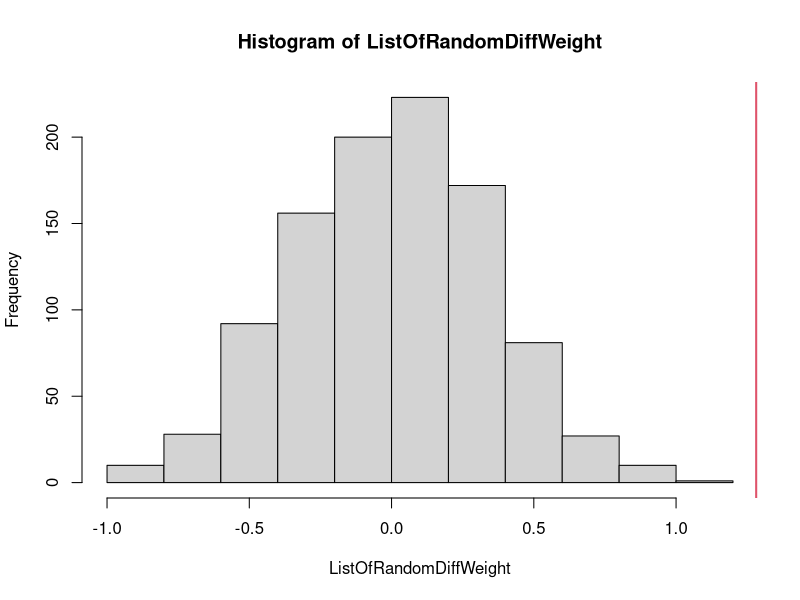

Source code (R):
#In this class we will use a bootstrapping technique to 
# detemine if there is a significant difference in weight / beak length 
# between birds that survived the drought and those that didn't. 

#Step 1 is to to read the finch data from HHMI data explorer
setwd("/Users/pleunipennings/Documents/GitHub/Biometry_2024")
Finches <- read.csv("finches_in_galapagos-v2-noid.csv")

#Step 2
#We calculate the difference between the average weight of birds that survived
# and the birds that didn't survive the drought. 
# Save this number in a variable called RealWeightDifference

AveWeightSurvivors = mean(Finches$Body.mass..g.[Finches$Drought.survival=="survivor"])
AveWeightNonSurvivors = mean(Finches$Body.mass..g.[Finches$Drought.survival=="nonsurvivor"])
RealWeightDifference = AveWeightSurvivors - AveWeightNonSurvivors

#After this step you can fill in the blank here: 
#"Birds that survived the drought were on average XXX grams heavier than birds
# that didn't survive the drought"

#Step 3
#Next, we want to use bootstrapping to determine if this difference is significant. 
#To do that, we have to *imagine* a world where weight doesn't matter. 
#In that world, heavy and light birds are equally likely to survive. 
#What would that data look like if they came from that imagined world? 
#By the way, that imagined world is our null-hypothesis. 
#To create that world, we are going to create a new column called "randomized survival"
#In that column, we are going to use the labels from the survival colum, but 
# shuffled. We use the sample() function for that. 

Finches$RandomSurvival = sample(Finches$Drought.survival) 

#Step 4
#Now we want to re-calculate the average difference in weight 
# But using the randomized survival labels. 
# Share with the class what you found. 
# Did you find that your randomized difference in weight was bigger or smaller
# than the real difference in weight? 

#After this step you can fill in the blank here: 
#"After I randomized the survival labels, 
# I found that birds that "survived" the drought were on average XXX grams heavier/lighter than birds
# that "didn't survive" the drought. 
# The difference in the randomized dataset was (smaller / larger) than the real weight difference."  

AveWeightSurvivorsRan = mean(Finches$Body.mass..g.[Finches$RandomSurvival=="survivor"])
AveWeightNonSurvivorsRan = mean(Finches$Body.mass..g.[Finches$RandomSurvival=="nonsurvivor"])
RanWeightDifference = AveWeightSurvivorsRan - AveWeightNonSurvivorsRan


#Step 5
#Next we randomize and re-calclate the same test statistic 1000 times. 
#We create a vector that will hold our 1000 results
#ListOfRandomDiffWeight <- c() starts an empty vector
#For this we use a for loop 
# for (i in 1:1000){code for reshuffle (step 3) and recalculate (step 4) and to save the result}
# inside the for loop, add the randomized weight difference to the vector using 
# ListOfRandomDiffWeight <- c(ListOfRandomDiffWeight, RandomizedWeightDifference)

ListOfRandomDiffWeight <- c()
for (i in 1:1000){
  Finches$RandomSurvival = sample(Finches$Drought.survival) 
  AveWeightSurvivorsRan = mean(Finches$Body.mass..g.[Finches$RandomSurvival=="survivor"])
  AveWeightNonSurvivorsRan = mean(Finches$Body.mass..g.[Finches$RandomSurvival=="nonsurvivor"])
  RanWeightDifference = AveWeightSurvivorsRan - AveWeightNonSurvivorsRan
  ListOfRandomDiffWeight <- c(ListOfRandomDiffWeight, RanWeightDifference)
}

#Step 6
#Next we take our 1000 difference and see how often the weight difference is
# equal to or higher than the RealWeightDifference we observed in the real data
# save this number as NumTimesRanDiffEqHighReal 
# NumTimesRanDiffEqHighReal = length(which(ListOfRandomDiffWeight>=RealWeightDifference))
# NumTimesRanDiffEqHighReal divided by 1000 is your p-value! 
# It shows you the probability that your observed result is seen under the null 
# hypothesis. 

NumTimesRanDiffEqHighReal = length(which(ListOfRandomDiffWeight>=RealWeightDifference))

# If NumTimesRanDiffEqHighReal is 0, the p-value can be written as p < 0.001 (p smaller than 1 in a thousand)
#By the way, in this exercise the difference in average weight is our "test statistic."


#Step 7
# Make a histogram of the 1000 values in ListOfRandomDiffWeight
#Add a vertical line to add the RealWeightDifference
# Is RealWeightDifference in the middle of the histogram? Or far to the right? 

hist(ListOfRandomDiffWeight)
abline (v = RealWeightDifference, col = 2, lwd = 2)
